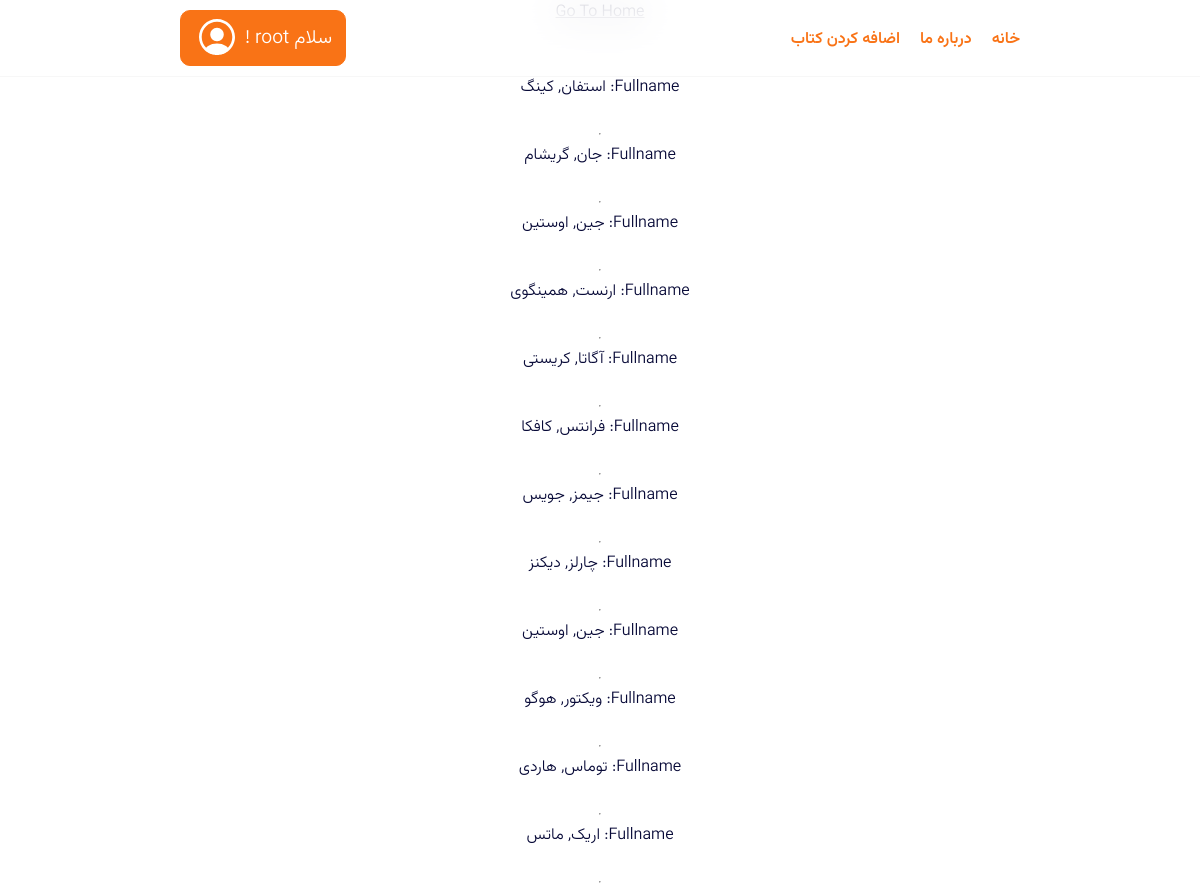
Screenshot of /book/all-authors/ (signed in) with the database file from the repository.
### book/models.py (models this page shows, shortened)
class Author(models.Model):
    first_name = models.CharField(max_length = 60,
                                  null = False,
                                  blank = False,)
    last_name = models.CharField(max_length = 60,
                                 null = False,
                                 blank = False,)

### book/views.py (the view)
# urls.py: path('all-authors/', views.showAuthors, name = 'allAuthors'),
def showAuthors(request):
    authors = Author.objects.all()
    context= {'authors': authors}
    return render(request, 'book/showAuthors.html', context)

### templates/media/book/showAuthors.html (shortened to what this page needs)
{% extends 'parents/main.html' %}
{% block content %}
    <a href="{% url 'book:home' %}" class="btn btn-outline-warning">Go To Home</a>
    <br><br>
    {% for auhtor in authors %}
        <small>Fullname: <strong>{{ auhtor.first_name }}, {{ auhtor.last_name }}</strong></small><br>
        <hr>
    {% endfor %}
{% endblock %}

### templates/media/partials/navigations.html (shortened to what this page needs)
{% load static %}
      <nav>
         <div class="navigation">
            <div class="nav">
               <ul class="nav-ul">
                  <li><a href="{% url 'book:home' %}">خانه</a></li>
                  <li><a href="{% url 'book:about' %}">درباره ما</a></li>
                  {% if request.user.is_authenticated and request.user.is_staff %}
                     <li><a href="{% url 'book:addBook' %}">اضافه کردن کتاب</a></li>
                  {% endif %}
               </ul>
            </div>
            <div class="navBtns">
               {% if not request.user.is_authenticated %}
                  <div class="log-sin-btns">
                     <a href="{% url 'account:register' %}" class="sign-in">ثبت نام</a>
                     <a href="{% url 'account:login' %}" class="login">ورود</a>
                  </div>
               {% else %}
                  <div class="profile-view">
                     <a href="{% url 'account:profile' %}">
                        سلام <span>{{ request.user.first_name }}</span>!
                           <span
                              ></span>
                     </a>
                  </div>
               {% endif %}
            </div>
         </div>
      </nav>

### templates/static/asets/style/main-style.css (style rules this page uses)
html, body, div, span, applet, object, iframe, h1, h2, h3, h4, h5, h6, p, blockquote, pre, a, abbr, acronym, address, big, cite, code, del, dfn, em, img, ins, kbd, q, s, samp, small, strike, strong, sub, sup, tt, var, b, u, i, center, dl, dt, dd, ol, ul, li, fieldset, form, label, legend, table, caption, tbody, tfoot, thead, tr, th, td, article, aside, canvas, details, embed, figure, figcaption, footer, header, hgroup, menu, nav, output, ruby, section, summary, time, mark, audio, video { margin: 0; padding: 0; border: 0; font-size: 100%; font: inherit; vertical-align: baseline; color: var(--primary-text); }
* { box-sizing: border-box; }
ol, ul { list-style: none; }
body { font-family: Vazirmatn300; display: flex; flex-direction: column; justify-content: center; align-items: center; }
html { scale: smooth; }
nav { padding: 5px 15px; width: 100%; position: fixed; top: 0; z-index: 10; font-size: 1.2rem; height: auto; background-color: rgba(255, 255, 255, 0.72); backdrop-filter: blur(20px); -webkit-backdrop-filter: blur(20px); transition: all 0.3s ease; border-bottom: 1px solid #ececec6b; }
.navigation { display: flex; justify-content: space-between; align-items: center; margin: auto; width: 1170px; }
nav .nav ul { display: flex; }
nav .nav ul li { margin-left: 20px; width: auto; height: auto; }
nav .nav ul li:last-child { margin-left: 0px; }
nav .nav ul li a { text-decoration: none; color: var(--primary-blue); transition: linear 0.2s; font-size: 1rem; font-family: Vazirmatn600; }
nav .navBtns a { text-decoration: none; color: var(--primary-blue); }
.navBtns, .log-sin-btns { display: flex; }
.profile-view { position: relative; }
.navBtns .profile-view > a { border: var(--border-blue); border-radius: 10px; color: #fff; background-color: var(--primary-blue); display: flex; justify-content: center; align-items: center; height: auto; width: auto; padding: 0px 13px; }
.navBtns .profile-view > a span { margin: 0 5px; color: inherit; }
.navBtns .profile-view svg { fill: #fff; margin-top: 8px; margin-right: 5px; margin-left: 0 !important; width: 36px; height: 36px; }
@media (max-width: 1200px) { .navigation { max-width: 890px; padding: 5px 25px; } }

### templates/static/asets/style/var.css (style rules this page uses)
:root { --primary-blue : #f97316 ; --primary-white :#fff ; --primary-gray:#ccc ; --primary-red : #FF6A6A; --primary-red-hover: #af4848; --primary-text : #080a38; --hover-blue : #3b82f6; --active-blue : #2563eb; --card-shadow-gradient : linear-gradient(359deg, rgba(0, 0, 0, 0.88) 2.56%, rgba(0, 0, 0, 0.04) 47.34%, rgba(217, 217, 217, 0.00) 100%); --shadow-header-filter: drop-shadow(8px 8px 15px rgba(0, 0, 0, 0.39)); --shadow-pro-box:0px 4px 4px 0px rgba(0, 0, 0, 0.25) inset, 0px 4px 4px 0px rgba(0, 0, 0, 0.25); --shadow-product:4px 4px 4px 0px rgba(0, 0, 0, 0.25); --border-blue:1px solid var(--primary-blue); }

### rows the page displays
Author: first_name "استفان", last_name "کینگ"
Author: first_name "جان", last_name "گریشام"
Author: first_name "جین", last_name "اوستین"
Author: first_name "ارنست", last_name "همینگوی"
Author: first_name "آگاتا", last_name "کریستی"
Author: first_name "فرانتس", last_name "کافکا"
Author: first_name "جیمز", last_name "جویس"
Author: first_name "چارلز", last_name "دیکنز"
Author: first_name "جین", last_name "اوستین"
Author: first_name "ویکتور", last_name "هوگو"
Author: first_name "توماس", last_name "هاردی"
Author: first_name "اریک", last_name "ماتس"

### other values shown
{{ request.user.first_name }} "root"
